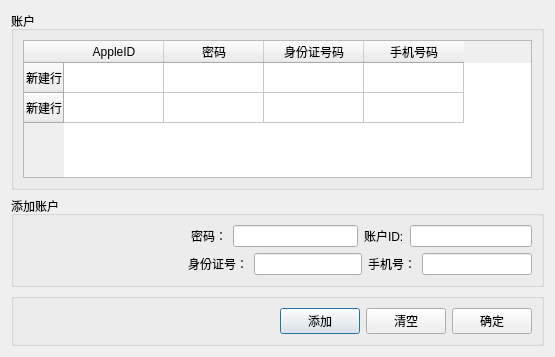
<?xml version="1.0" encoding="UTF-8"?>
<ui version="4.0">
 <class>AccountDLG</class>
 <widget class="QDialog" name="AccountDLG">
  <property name="geometry">
   <rect>
    <x>0</x>
    <y>0</y>
    <width>555</width>
    <height>357</height>
   </rect>
  </property>
  <property name="windowTitle">
   <string>账户管理</string>
  </property>
  <layout class="QVBoxLayout" name="verticalLayout_5">
   <item>
    <layout class="QVBoxLayout" name="verticalLayout_4">
     <item>
      <layout class="QVBoxLayout" name="verticalLayout_3">
       <item>
        <widget class="QGroupBox" name="groupBox">
         <property name="title">
          <string>账户</string>
         </property>
         <layout class="QVBoxLayout" name="verticalLayout_2">
          <item>
           <widget class="TaskTableWidget" name="tWAccounts">
            <row>
             <property name="text">
              <string>新建行</string>
             </property>
            </row>
            <row>
             <property name="text">
              <string>新建行</string>
             </property>
            </row>
            <column>
             <property name="text">
              <string>AppleID</string>
             </property>
            </column>
            <column>
             <property name="text">
              <string>密码</string>
             </property>
            </column>
            <column>
             <property name="text">
              <string>身份证号码</string>
             </property>
            </column>
            <column>
             <property name="text">
              <string>手机号码</string>
             </property>
            </column>
           </widget>
          </item>
         </layout>
        </widget>
       </item>
      </layout>
     </item>
     <item>
      <widget class="QGroupBox" name="gBTaskinfo">
       <property name="title">
        <string>添加账户</string>
       </property>
       <layout class="QVBoxLayout" name="verticalLayout">
        <item>
         <layout class="QHBoxLayout" name="horizontalLayout_3">
          <item>
           <spacer name="horizontalSpacer_6">
            <property name="orientation">
             <enum>Qt::Horizontal</enum>
            </property>
            <property name="sizeHint" stdset="0">
             <size>
              <width>40</width>
              <height>20</height>
             </size>
            </property>
           </spacer>
          </item>
          <item>
           <layout class="QHBoxLayout" name="horizontalLayout_2">
            <item>
             <widget class="QLabel" name="label_2">
              <property name="text">
               <string>密码：</string>
              </property>
             </widget>
            </item>
            <item>
             <widget class="QLineEdit" name="lEPasswd">
              <property name="echoMode">
               <enum>QLineEdit::Password</enum>
              </property>
             </widget>
            </item>
           </layout>
          </item>
          <item>
           <layout class="QHBoxLayout" name="horizontalLayout">
            <item>
             <widget class="QLabel" name="label">
              <property name="text">
               <string>账户ID:</string>
              </property>
             </widget>
            </item>
            <item>
             <widget class="QLineEdit" name="lEAccount"/>
            </item>
           </layout>
          </item>
         </layout>
        </item>
        <item>
         <layout class="QHBoxLayout" name="horizontalLayout_6">
          <item>
           <spacer name="horizontalSpacer_7">
            <property name="orientation">
             <enum>Qt::Horizontal</enum>
            </property>
            <property name="sizeHint" stdset="0">
             <size>
              <width>40</width>
              <height>20</height>
             </size>
            </property>
           </spacer>
          </item>
          <item>
           <layout class="QHBoxLayout" name="horizontalLayout_4">
            <item>
             <widget class="QLabel" name="label_3">
              <property name="text">
               <string>身份证号：</string>
              </property>
             </widget>
            </item>
            <item>
             <widget class="QLineEdit" name="lEGovId"/>
            </item>
           </layout>
          </item>
          <item>
           <layout class="QHBoxLayout" name="horizontalLayout_5">
            <item>
             <widget class="QLabel" name="label_4">
              <property name="text">
               <string>手机号：</string>
              </property>
             </widget>
            </item>
            <item>
             <widget class="QLineEdit" name="lEPhoneNumber"/>
            </item>
           </layout>
          </item>
         </layout>
        </item>
       </layout>
      </widget>
     </item>
     <item>
      <widget class="QGroupBox" name="groupBox_2">
       <property name="title">
        <string/>
       </property>
       <layout class="QHBoxLayout" name="horizontalLayout_8">
        <item>
         <layout class="QHBoxLayout" name="horizontalLayout_7">
          <item>
           <spacer name="horizontalSpacer">
            <property name="orientation">
             <enum>Qt::Horizontal</enum>
            </property>
            <property name="sizeHint" stdset="0">
             <size>
              <width>40</width>
              <height>20</height>
             </size>
            </property>
           </spacer>
          </item>
          <item>
           <widget class="QPushButton" name="pushButton">
            <property name="text">
             <string>添加</string>
            </property>
           </widget>
          </item>
          <item>
           <widget class="QPushButton" name="pushButton_2">
            <property name="text">
             <string>清空</string>
            </property>
           </widget>
          </item>
          <item>
           <widget class="QPushButton" name="pushButton_3">
            <property name="text">
             <string>确定</string>
            </property>
           </widget>
          </item>
         </layout>
        </item>
       </layout>
      </widget>
     </item>
    </layout>
   </item>
  </layout>
 </widget>
 <customwidgets>
  <customwidget>
   <class>TaskTableWidget</class>
   <extends>QTableWidget</extends>
   <header location="global">tasktablewidget.h</header>
  </customwidget>
 </customwidgets>
 <resources/>
 <connections/>
</ui>
